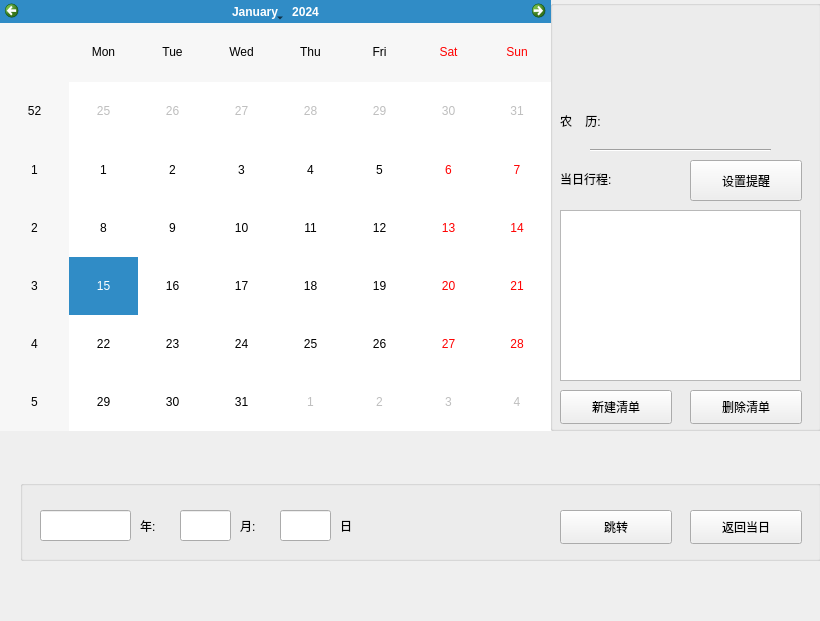
<?xml version="1.0" encoding="UTF-8"?>
<ui version="4.0">
 <class>Widget</class>
 <widget class="QWidget" name="Widget">
  <property name="geometry">
   <rect>
    <x>0</x>
    <y>0</y>
    <width>820</width>
    <height>621</height>
   </rect>
  </property>
  <property name="windowTitle">
   <string>Widget</string>
  </property>
  <widget class="QCalendarWidget" name="calendarWidget">
   <property name="geometry">
    <rect>
     <x>0</x>
     <y>0</y>
     <width>551</width>
     <height>431</height>
    </rect>
   </property>
  </widget>
  <widget class="QGroupBox" name="groupBox">
   <property name="geometry">
    <rect>
     <x>20</x>
     <y>480</y>
     <width>801</width>
     <height>81</height>
    </rect>
   </property>
   <property name="title">
    <string/>
   </property>
   <widget class="QLineEdit" name="lineEdit">
    <property name="geometry">
     <rect>
      <x>20</x>
      <y>30</y>
      <width>91</width>
      <height>31</height>
     </rect>
    </property>
   </widget>
   <widget class="QLabel" name="label">
    <property name="geometry">
     <rect>
      <x>120</x>
      <y>30</y>
      <width>31</width>
      <height>31</height>
     </rect>
    </property>
    <property name="text">
     <string>年:</string>
    </property>
   </widget>
   <widget class="QLineEdit" name="lineEdit_2">
    <property name="geometry">
     <rect>
      <x>160</x>
      <y>30</y>
      <width>51</width>
      <height>31</height>
     </rect>
    </property>
   </widget>
   <widget class="QLabel" name="label_2">
    <property name="geometry">
     <rect>
      <x>220</x>
      <y>30</y>
      <width>31</width>
      <height>31</height>
     </rect>
    </property>
    <property name="text">
     <string>月:</string>
    </property>
   </widget>
   <widget class="QLineEdit" name="lineEdit_3">
    <property name="geometry">
     <rect>
      <x>260</x>
      <y>30</y>
      <width>51</width>
      <height>31</height>
     </rect>
    </property>
   </widget>
   <widget class="QLabel" name="label_3">
    <property name="geometry">
     <rect>
      <x>320</x>
      <y>30</y>
      <width>21</width>
      <height>31</height>
     </rect>
    </property>
    <property name="text">
     <string>日</string>
    </property>
   </widget>
   <widget class="QPushButton" name="pushButton">
    <property name="geometry">
     <rect>
      <x>540</x>
      <y>30</y>
      <width>112</width>
      <height>34</height>
     </rect>
    </property>
    <property name="text">
     <string>跳转</string>
    </property>
   </widget>
   <widget class="QPushButton" name="pushButton_2">
    <property name="geometry">
     <rect>
      <x>670</x>
      <y>30</y>
      <width>112</width>
      <height>34</height>
     </rect>
    </property>
    <property name="text">
     <string>返回当日</string>
    </property>
   </widget>
   <widget class="QLabel" name="label_8">
    <property name="geometry">
     <rect>
      <x>360</x>
      <y>30</y>
      <width>91</width>
      <height>31</height>
     </rect>
    </property>
    <property name="text">
     <string/>
    </property>
   </widget>
  </widget>
  <widget class="QLabel" name="label_4">
   <property name="geometry">
    <rect>
     <x>590</x>
     <y>30</y>
     <width>161</width>
     <height>61</height>
    </rect>
   </property>
   <property name="text">
    <string/>
   </property>
  </widget>
  <widget class="QLabel" name="label_5">
   <property name="geometry">
    <rect>
     <x>560</x>
     <y>100</y>
     <width>81</width>
     <height>41</height>
    </rect>
   </property>
   <property name="text">
    <string>农    历:</string>
   </property>
  </widget>
  <widget class="QLabel" name="label_6">
   <property name="geometry">
    <rect>
     <x>560</x>
     <y>170</y>
     <width>81</width>
     <height>18</height>
    </rect>
   </property>
   <property name="text">
    <string>当日行程:</string>
   </property>
  </widget>
  <widget class="QPushButton" name="pushButton_3">
   <property name="geometry">
    <rect>
     <x>560</x>
     <y>390</y>
     <width>112</width>
     <height>34</height>
    </rect>
   </property>
   <property name="text">
    <string>新建清单</string>
   </property>
  </widget>
  <widget class="QPushButton" name="pushButton_4">
   <property name="geometry">
    <rect>
     <x>690</x>
     <y>390</y>
     <width>112</width>
     <height>34</height>
    </rect>
   </property>
   <property name="text">
    <string>删除清单</string>
   </property>
  </widget>
  <widget class="QLabel" name="label_7">
   <property name="geometry">
    <rect>
     <x>660</x>
     <y>100</y>
     <width>121</width>
     <height>41</height>
    </rect>
   </property>
   <property name="text">
    <string/>
   </property>
  </widget>
  <widget class="QListWidget" name="listWidget">
   <property name="geometry">
    <rect>
     <x>560</x>
     <y>210</y>
     <width>241</width>
     <height>171</height>
    </rect>
   </property>
  </widget>
  <widget class="Line" name="line">
   <property name="geometry">
    <rect>
     <x>590</x>
     <y>140</y>
     <width>181</width>
     <height>20</height>
    </rect>
   </property>
   <property name="orientation">
    <enum>Qt::Horizontal</enum>
   </property>
  </widget>
  <widget class="QGroupBox" name="groupBox_2">
   <property name="geometry">
    <rect>
     <x>550</x>
     <y>0</y>
     <width>271</width>
     <height>431</height>
    </rect>
   </property>
   <property name="title">
    <string/>
   </property>
   <widget class="QPushButton" name="pushButton_5">
    <property name="geometry">
     <rect>
      <x>140</x>
      <y>160</y>
      <width>112</width>
      <height>41</height>
     </rect>
    </property>
    <property name="text">
     <string>设置提醒</string>
    </property>
   </widget>
  </widget>
  <zorder>groupBox_2</zorder>
  <zorder>calendarWidget</zorder>
  <zorder>groupBox</zorder>
  <zorder>label_4</zorder>
  <zorder>label_5</zorder>
  <zorder>label_6</zorder>
  <zorder>pushButton_3</zorder>
  <zorder>pushButton_4</zorder>
  <zorder>label_7</zorder>
  <zorder>listWidget</zorder>
  <zorder>line</zorder>
 </widget>
 <resources/>
 <connections/>
</ui>
